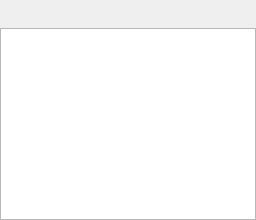
           <widget class="QWidget" name="page_projects">
            <layout class="QGridLayout" name="gridLayout_24">
             <property name="leftMargin">
              <number>0</number>
             </property>
             <property name="topMargin">
              <number>0</number>
             </property>
             <property name="rightMargin">
              <number>0</number>
             </property>
             <property name="bottomMargin">
              <number>0</number>
             </property>
             <item row="0" column="0">
              <layout class="QHBoxLayout" name="horizontalLayout_5">
               <item>
                <spacer name="horizontalSpacer_14">
                 <property name="orientation">
                  <enum>Qt::Horizontal</enum>
                 </property>
                 <property name="sizeHint" stdset="0">
                  <size>
                   <width>40</width>
                   <height>20</height>
                  </size>
                 </property>
                </spacer>
               </item>
               <item>
                <widget class="QPushButton" name="pushButton_add_project">
                 <property name="text">
                  <string/>
                 </property>
                 <property name="icon">
                  <iconset theme="folder-new">
                   <normaloff>../../../../../../../../../../../../../../../../../../../../../../../../../../../../../.designer/backup</normaloff>../../../../../../../../../../../../../../../../../../../../../../../../../../../../../.designer/backup</iconset>
                 </property>
                 <property name="iconSize">
                  <size>
                   <width>22</width>
                   <height>22</height>
                  </size>
                 </property>
                 <property name="flat">
                  <bool>true</bool>
                 </property>
                </widget>
               </item>
               <item>
                <widget class="QPushButton" name="pushButton_remove_project">
                 <property name="text">
                  <string/>
                 </property>
                 <property name="icon">
                  <iconset theme="edit-delete">
                   <normaloff>../../../../../../../../../../../../../../../../../../../../../../../../../../../../../.designer/backup</normaloff>../../../../../../../../../../../../../../../../../../../../../../../../../../../../../.designer/backup</iconset>
                 </property>
                 <property name="iconSize">
                  <size>
                   <width>22</width>
                   <height>22</height>
                  </size>
                 </property>
                 <property name="flat">
                  <bool>true</bool>
                 </property>
                </widget>
               </item>
              </layout>
             </item>
             <item row="1" column="0">
              <widget class="QListWidget" name="listWidget_projects">
               <property name="editTriggers">
                <set>QAbstractItemView::SelectedClicked</set>
               </property>
               <property name="iconSize">
                <size>
                 <width>64</width>
                 <height>64</height>
                </size>
               </property>
               <property name="movement">
                <enum>QListView::Free</enum>
               </property>
               <property name="flow">
                <enum>QListView::LeftToRight</enum>
               </property>
               <property name="isWrapping" stdset="0">
                <bool>true</bool>
               </property>
               <property name="resizeMode">
                <enum>QListView::Adjust</enum>
               </property>
               <property name="spacing">
                <number>15</number>
               </property>
               <property name="viewMode">
                <enum>QListView::IconMode</enum>
               </property>
               <property name="uniformItemSizes">
                <bool>true</bool>
               </property>
               <property name="itemAlignment">
                <set>Qt::AlignCenter</set>
               </property>
              </widget>
             </item>
            </layout>
           </widget>
